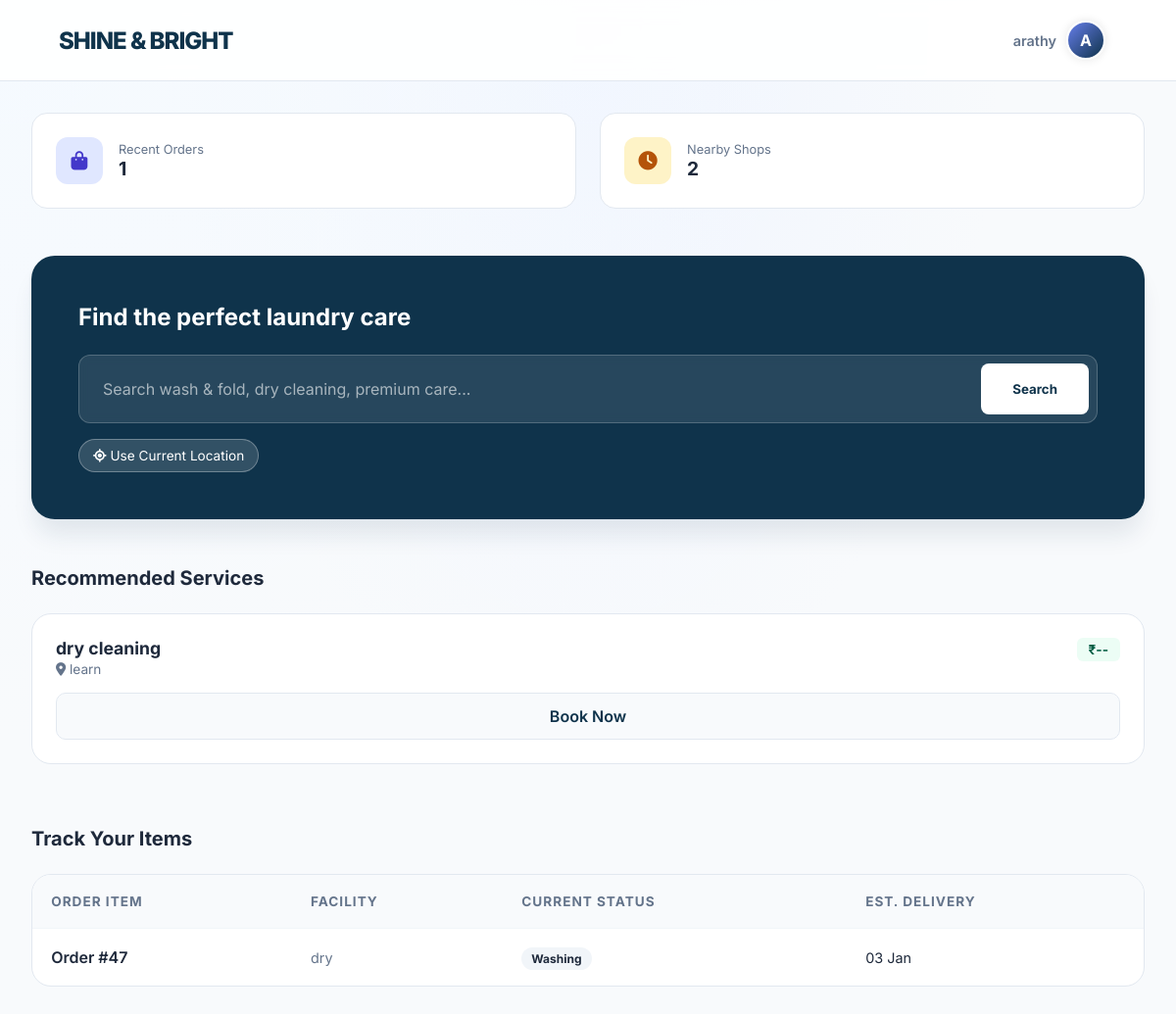
The page /dashboard/ (signed in) on the database its author committed.
### shop/models.py (models this page shows, shortened)
class Service(models.Model):
    branch = models.ForeignKey(Branch, on_delete=models.CASCADE, related_name='services')
    name = models.CharField(max_length=100)
    price = models.DecimalField(max_digits=10, decimal_places=2, blank=True, null=True)
    cloths = models.ManyToManyField('Cloth', blank=True, related_name='services')
    created_at = models.DateTimeField(default=timezone.now)
    class Meta:
        unique_together = ('branch', 'name')

class Branch(models.Model):
    shop = models.ForeignKey(LaundryShop, on_delete=models.CASCADE, related_name='branches')
    name = models.CharField(max_length=100)
    address = models.TextField()
    phone = models.CharField(max_length=15, blank=True)
    created_at = models.DateTimeField(default=timezone.now)
    class Meta:
        unique_together = ('shop', 'name')

class LaundryShop(models.Model):
    name = models.CharField(max_length=100, unique=True)
    email = models.EmailField(unique=True)
    password = models.CharField(max_length=128, blank=True)
    address = models.TextField(blank=True)
    phone = models.CharField(max_length=15, blank=True)
    city = models.CharField(max_length=100, blank=True)
    latitude = models.FloatField(blank=True, null=True)
    longitude = models.FloatField(blank=True, null=True)
    is_approved = models.BooleanField(default=False)
    is_open = models.BooleanField(default=True)
    created_at = models.DateTimeField(default=timezone.now)
    razorpay_account_id = models.CharField(
        max_length=100,
        blank=True,
        null=True,
        help_text="Razorpay Account ID for marketplace payments"
    )
    razorpay_key_id = models.CharField(
        max_length=100,
        blank=True,
        null=True,
        help_text="Razorpay Key ID for shop payments"
    )
    razorpay_key_secret = models.CharField(
        max_length=100,
        blank=True,
        null=True,
        help_text="Razorpay Key Secret for shop payments"
    )
    bank_account_holder_name = models.CharField(
        max_length=100,
        blank=True,
        null=True,
        help_text="Account holder name as per bank records"
    )
    bank_account_number = models.CharField(
        max_length=50,
        blank=True,
        null=True,
        help_text="Bank account number"
    )
    bank_ifsc_code = models.CharField(
        max_length=11,
        blank=True,
        null=True,
        help_text="IFSC code (e.g., HDFC0001234)"
    )
    bank_name = models.CharField(
        max_length=100,
        blank=True,
        null=True,
        help_text="Bank name (e.g., HDFC Bank, SBI)"
    )
    bank_branch = models.CharField(
        max_length=100,
        blank=True,
        null=True,
        help_text="Bank branch name"
    )
    bank_account_type = models.CharField(
        max_length=20,
        choices=[
            ('Savings', 'Savings'),
            ('Current', 'Current'),
        ],
        blank=True,
        null=True,
        help_text="Type of bank account"
    )

class Order(models.Model):
    STATUS_CHOICES = [
        ('Pending', 'Pending'),
        ('Pickup', 'Pickup'),
        ('Washing', 'Washing'),
        ('Drying', 'Drying'),
        ('Ironing', 'Ironing'),
        ('Ready', 'Ready for Pickup'),
        ('Completed', 'Completed'),
    ]
    PAYMENT_CHOICES = [
        ('Pending', 'Pending'),
        ('Completed', 'Completed'),
    ]
    user = models.ForeignKey(User, on_delete=models.CASCADE)
    shop = models.ForeignKey(LaundryShop, on_delete=models.CASCADE)
    branch = models.ForeignKey(Branch, on_delete=models.CASCADE, blank=True, null=True)
    base_amount = models.DecimalField(max_digits=10, decimal_places=2, default=0)
    platform_fee = models.DecimalField(max_digits=10, decimal_places=2, default=0)
    delivery_fee = models.DecimalField(max_digits=10, decimal_places=2, default=0)
    gst_amount = models.DecimalField(max_digits=10, decimal_places=2, default=0)
    amount = models.DecimalField(
        max_digits=10,
        decimal_places=2,
        help_text="Final payable amount (base + fees + GST)"
    )
    cloth_status = models.CharField(
        max_length=20,
        choices=STATUS_CHOICES,
        default='Pending'
    )
    payment_status = models.CharField(
        max_length=20,
        choices=PAYMENT_CHOICES,
        default='Pending'
    )
    pickup_date = models.DateTimeField(blank=True, null=True)
    delivery_date = models.DateTimeField(blank=True, null=True)
    delivery_name = models.CharField(max_length=100, blank=True)
    delivery_address = models.TextField(blank=True)
    delivery_phone = models.CharField(max_length=15, blank=True)
    special_instructions = models.TextField(blank=True)
    created_at = models.DateTimeField(default=timezone.now)
    delay_notified = models.BooleanField(default=False)
    thank_you_sent = models.BooleanField(default=False)
    razorpay_payment_id = models.CharField(max_length=100, blank=True, null=True)
    razorpay_order_id = models.CharField(max_length=100, blank=True, null=True)

### shop/views.py (the view)
# urls.py: path("dashboard/", views.user_dashboard, name="dashboard"),
@login_required
def user_dashboard(request):
    pending = Order.objects.filter(
        user=request.user,
        cloth_status="Pending",
        payment_status="Completed"
    ).count()
    completed = Order.objects.filter(
        user=request.user,
        cloth_status="Completed",
        payment_status="Completed"
    ).count()
    spent = (
        Order.objects
        .filter(user=request.user, payment_status="Completed")
        .aggregate(total=Sum("amount"))["total"]
        or 0
    )
    cloth_status = get_cloth_status(request.user)
    search_query = request.GET.get("search", "").strip()
    user_city = None
    try:
        user_city = request.user.profile.city.strip()
    except:
        user_city = None
    services_nearby = []
    shops_nearby = []
    nearby_shop_count = 0
    if search_query:
        services = (
            Service.objects
            .filter(name__icontains=search_query)
            .select_related("branch__shop")
            .filter(branch__shop__is_approved=True)
        )
        if user_city:
            city_services = services.filter(
                branch__shop__city__iexact=user_city
            )
            services_nearby = city_services[:10] if city_services.exists() else services[:10]
        else:
            services_nearby = services[:10]
    elif user_city:
        services_nearby = Service.objects.filter(
            branch__shop__is_approved=True,
            branch__shop__city__iexact=user_city
        ).select_related('branch__shop')[:10]
        nearby_shops_qs = (
            LaundryShop.objects
            .filter(is_approved=True, city__iexact=user_city)
            .order_by("id")   # 🔑 FORCE deterministic rows
            .distinct()
        )
        shops_nearby = nearby_shops_qs[:10]
        nearby_shop_count = nearby_shops_qs.count()
    create_order_notifications(request.user)
    create_welcome_notifications(request.user)
    recent_notifications = (
        Notification.objects
        .filter(user=request.user, is_read=False)
        .order_by("-created_at")[:5]
    )
    recent_notifications = [
        {
            "id": n.id,
            "title": n.title,
            "message": n.message,
            "time": n.created_at,
            "icon": n.icon,
            "color": n.color,
            "is_read": n.is_read,
        }
        for n in recent_notifications
    ]
    if hasattr(request.user, "profile") and request.user.profile.notifications_enabled:
        unread_count = Notification.objects.filter(
            user=request.user,
            is_read=False
        ).count()
    else:
        unread_count = 0
    previous_shops = (
        LaundryShop.objects
        .filter(
            order__user=request.user,
            order__cloth_status="Completed",
            order__payment_status="Completed",
        )
        .distinct()
    )
    return render(
        request,
        "user_dashboard.html",
        {
            "pending_count": pending,
            "completed_count": completed,
            "total_spent": spent,
            "cloth_status": cloth_status,
            "services_nearby": services_nearby,
            "shops_nearby": shops_nearby,
            "nearby_shop_count": nearby_shop_count,   # 🔑 ACCURATE COUNT
            "search_query": search_query,
            "user_city": user_city,
            "recent_notifications": recent_notifications,
            "unread_count": unread_count,
            "previous_shops": previous_shops,
        },
    )

### shop/templates/user_dashboard.html (shortened to what this page needs)
{% load static %}
<!DOCTYPE html>
<html lang="en">
<head>
    <link rel="stylesheet" href="https://cdnjs.cloudflare.com/ajax/libs/font-awesome/6.4.0/css/all.min.css">
</head>
<body>
    <nav class="top-nav">
        <div class="logo-text">SHINE & BRIGHT</div>
        <div class="user-profile-trigger" id="profileToggle">
            <span style="font-size: 0.9rem; font-weight: 600; color: var(--text-muted)">{{ request.user.username }}</span>
            {% if request.user.profile.profile_image %}
                <img src="{{ request.user.profile.profile_image.url }}" class="avatar" alt="Profile">
            {% else %}
                <div class="avatar avatar-fallback">
                    {{ request.user.username|slice:":1"|upper }}
                </div>
            {% endif %}
        </div>
    </nav>
    <div class="dashboard-container">
        <div class="stats-row">
            <div class="stat-card">
                <div class="stat-icon" style="background: #e0e7ff; color: #4338ca"><i class="fas fa-shopping-bag"></i></div>
                <div>
                    <p style="font-size: 0.8rem; color: var(--text-muted)">Recent Orders</p>
                    <p style="font-weight: 700; font-size: 1.2rem">{{ cloth_status|length }}</p>
                </div>
            </div>
            <div class="stat-card">
                <div class="stat-icon" style="background: #fef3c7; color: #b45309"><i class="fas fa-clock"></i></div>
                <div>
                    <p style="font-size: 0.8rem; color: var(--text-muted)">Nearby Shops</p>
                    <p style="font-weight: 700; font-size: 1.2rem">{{ nearby_shop_count }}</p>
                </div>
            </div>
        </div>
        <div class="search-wrapper">
            <h2>Find the perfect laundry care</h2>
            <form method="GET" class="modern-search-bar">
                <input type="text" name="search" value="{{ search_query }}" placeholder="Search wash & fold, dry cleaning, premium care...">
                <button type="submit" class="search-btn-alt">Search</button>
            </form>
            <div style="margin-top: 16px; display: flex; align-items: center; gap: 12px;">
                <button id="useLiveLocationBtn"
                        style="
                            background: rgba(255,255,255,0.15);
                            color: #fff;
                            border: 1px solid rgba(255,255,255,0.3);
                            padding: 8px 14px;
                            border-radius: 999px;
                            font-size: 0.85rem;
                            cursor: pointer;
                        ">
                    <i class="fas fa-location-crosshairs"></i>
                    Use Current Location
                </button>
            </div>
        </div>
        <div class="section-header">
            <h2>Recommended Services</h2>
        </div>
        {% if services_nearby %}
            <div class="modern-grid">
                {% for service in services_nearby %}
                    <div class="shop-card">
                        <div class="card-body">
                            <div style="display: flex; justify-content: space-between; align-items: flex-start;">
                                <h3 style="font-size: 1.1rem;">{{ service.name }}</h3>
                                <span class="badge-price">₹{{ service.price|default:"--" }}</span>
                            </div>
                            <p style="font-size: 0.85rem; color: #64748b;">
                                <i class="fas fa-map-marker-alt"></i>
                                {{ service.branch.name }}
                            </p>
                            <a href="{% url 'select_services' service.branch.shop.id %}" class="btn-main">
                                Book Now
                            </a>
                        </div>
                    </div>
                {% endfor %}
            </div>
        {% endif %}
        <div class="section-header">
            <h2>Track Your Items</h2>
        </div>
        <div class="table-container">
            <table class="modern-table">
                <thead>
                    <tr>
                        <th>Order Item</th>
                        <th>Facility</th>
                        <th>Current Status</th>
                        <th>Est. Delivery</th>
                    </tr>
                </thead>
                <tbody>
                    {% for cloth in cloth_status %}
                    <tr>
                        <td style="font-weight: 600;">{{ cloth.cloth_name }}</td>
                        <td style="color: var(--text-muted); font-size: 0.9rem;">{{ cloth.shop_name }}</td>
                        <td><span class="status-pill">{{ cloth.status }}</span></td>
                        <td style="font-size: 0.9rem;">{% if cloth.delivery_date %}{{ cloth.delivery_date|date:"d M" }}{% else %}Calculating...{% endif %}</td>
                    </tr>
                    {% empty %}
                    <tr>
                        <td colspan="4" style="text-align: center; color: var(--text-muted); padding: 3rem;">No active orders to track.</td>
                    </tr>
                    {% endfor %}
                </tbody>
            </table>
        </div>
    </div>
</body>
</html>

### rows shown on the page
Service: name "dry cleaning", price "--", branch.name "learn"
LaundryShop: shop_name "dry"
Order: status "Washing", delivery_date "03 Jan"

### other values the page prints
{{ request.user.username }} "arathy"
{{ request.user.username|slice:":1"|upper }} "A"
{{ cloth_status|length }} "1"
{{ nearby_shop_count }} "2"
{{ cloth.cloth_name }} "Order #47"
